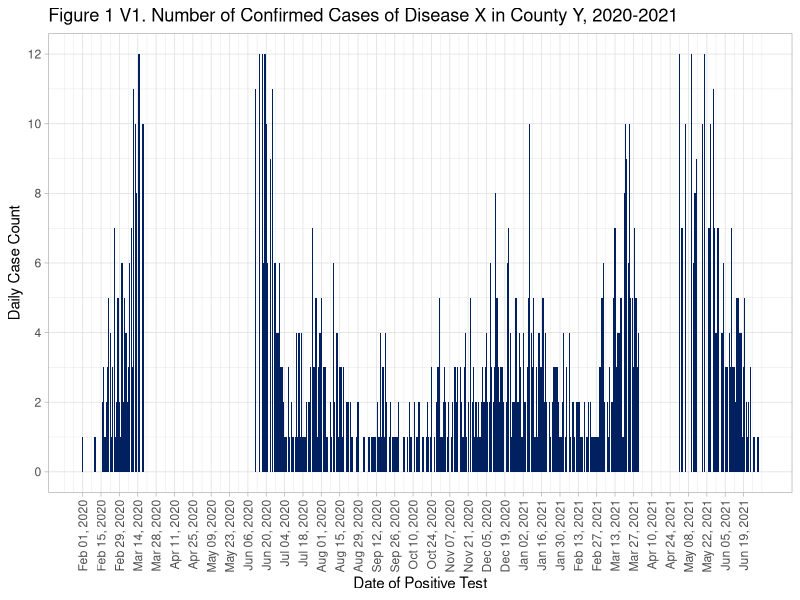

Write R code to recreate this figure. (Note: this script raises an error after producing the figure.)
## ---- chunk 1
knitr::opts_chunk$set(echo = TRUE)
# install.packages(c("readxl", "dlpyr", "ggplot2"))
library(readxl)     
library(dplyr)     
library(tidyr)
library(lubridate)
library(ggplot2)   
library(knitr)
library(stringr)
library(RColorBrewer)
## ---- chunk 2
dataB <- read_excel(here::here("data", "Dataset_B.xlsx"))
## ---- chunk 3
glimpse(dataB)

head(dataB, n=10)

lapply(dataB, function(x) {
  if (is.numeric(x)) return(summary(x))
  if (is.factor(x)) return(table(x))
  if (is.character(x)) return(table(x))
  if (inherits(x, "POSIXct") || inherits(x, "POSIXt")) {return(summary(x))}
})
## ---- chunk 4
dataB <- dataB %>%
  mutate(age = as.numeric(difftime(pos_sampledt, case_dob, units = "days")) %/% 365.25,
    age_group = as.factor(cut(age, 
       breaks = c(seq(0, 70, by = 10), Inf),  
       right = FALSE,  
       labels = c(paste(seq(0, 60, by = 10), seq(9, 69, by = 10), sep = "-"), "70+"),
       include.lowest = TRUE)),
    race_cat = as.factor(case_when(
        case_race == "AMERICAN INDIAN/ALASKA NATIVE" ~ "American Indian/Alaska Native",
        case_race == "ASIAN" ~ "Asian",
        case_race == "BLACK" ~ "Black",
        case_race == "NATIVE HAWAIIAN/PACIFIC ISLANDER" ~ "Native Hawaiian/Other Pacific Islander",
        case_race == "WHITE" ~ "White",
        case_race == "OTHER" ~ "Other",
        TRUE ~ "Unknown")))

# Check age variables
check <- dataB %>% select(pos_sampledt, case_dob, age, age_group)
head(check, n=10)

# Check race variable
dataB %>% count(case_race, race_cat) %>%  
  tidyr::pivot_wider(names_from = race_cat, values_from = n, values_fill = list(n = 0))

# Remove row with missing pos_sampledt value
dataB <- dataB %>% filter(!is.na(pos_sampledt))
## ---- chunk 5
dataB_cases_per_day <- dataB %>%
  group_by(pos_sampledt) %>%
  summarise(cases = n()) %>%
  mutate(pos_sampledt=as.Date(pos_sampledt)) 

# Check results
head(dataB_cases_per_day, n=10)
## ---- chunk 6
# Check to make sure there are no NAs 
table(is.na(dataB_cases_per_day$pos_sampledt))

# Now to get the date range 
range(dataB_cases_per_day$pos_sampledt, na.rm = TRUE)

# And range of values for the cases
range(dataB_cases_per_day$cases)
## ---- chunk 7
# Dataset of all dates in the range we have
all_dates <- data.frame(daterange = seq(as.Date("2020-02-01"), as.Date("2021-06-30"), by = "day"))

# Merge with our data and insert 0's if no cases 
dataB_cases_per_day_rev <- merge(x=all_dates, 
                                 y=dataB_cases_per_day, 
                                 by.x = "daterange", 
                                 by.y="pos_sampledt", 
                                 all.x=T) %>%
  mutate(cases = replace_na(cases, 0)) %>%
  mutate(cumulative_case_count = cumsum(cases))

# Check result (using n=20 here because there are lots of zeros)
head(dataB_cases_per_day_rev, n=20)
## ---- chunk 8
# Provide start and end dates to force plot boundaries
start_date <- as.Date("2020-02-01")  
end_date <- as.Date("2021-06-30")   

# Daily plot
fig1a <- ggplot(dataB_cases_per_day_rev, aes(x = daterange, y = cases)) +
  geom_col(fill = "#002060") +
  labs(title = "Figure 1 V1. Number of Confirmed Cases of Disease X in County Y, 2020-2021",
       x = "Date of Positive Test",
       y = "Daily Case Count") +
  scale_x_date(date_labels = "%b %d, %Y", 
               breaks = seq(start_date, end_date, by="2 weeks")) +
  scale_y_continuous(
    limits = c(0, 12),  
     breaks = seq(0, 12, by = 2)) +
  theme_light() +  
  theme(axis.text.x = element_text(angle = 90, hjust = 1, vjust = 0.5))

# Save plot as png image 
ggsave("output\\Figure 1 V1 Dataset B.png", plot = fig1a, width = 10, height = 8, dpi = 500)

# Print image here
knitr::include_graphics("output\\Figure 1 V1 Dataset B.png")
## ---- chunk 9
# Plot
fig1b <- ggplot(dataB_cases_per_day_rev, aes(x = daterange)) +
  geom_col(aes(y=cases, fill = "Daily Cases"), show.legend = TRUE) +
  geom_line(aes(y = cumulative_case_count * (65/5500), color = "Cumulative Cases"), linewidth = 1) +
  labs(title = "Figure 1 V2. Number of Confirmed Cases of Disease X in County Y, 2020-2021",
       x = "Date of Positive Test",
       y = "Daily Case Count") +
  scale_x_date(date_labels = "%b %d, %Y", 
               breaks = seq(start_date, end_date, by="2 weeks")) +
  scale_y_continuous(
    limits = c(0, 65),
    breaks = seq(0, 65, by = 5),
    sec.axis = sec_axis(~ .*(5500/65), name = "Cumulative Case Count", breaks = seq(0, 3000, by = 500))) +
  scale_fill_manual(values = "#002060", labels = "Daily Cases") +  
  scale_color_manual(values = "#00AC45", labels = "Cumulative Cases") +  
  theme_light() +  
  theme(axis.text.x = element_text(angle = 90, hjust = 1, vjust = 0.5),
        legend.position = "bottom",
        legend.title = element_blank()) +
  guides(color = guide_legend(override.aes = list(fill = NA, shape = NA)),
         fill = guide_legend(override.aes = list(color = NA)))

# Save plot as png image 
ggsave("output\\Figure 1 V2 Dataset B.png", plot = fig1b, width = 10, height = 8, dpi = 500)

# Print image here
knitr::include_graphics("output\\Figure 1 V2 Dataset B.png")
## ---- chunk 10
dataB_cases_per_month <- dataB %>%
  mutate(month = as.Date(cut(pos_sampledt, "month"))) %>%
  group_by(month) %>%
  summarise(cases = n())

# Check results
head(dataB_cases_per_month, n=10)
## ---- chunk 11
# Check to make sure there are no NAs 
table(is.na(dataB_cases_per_month$month))

# Now to get the date range 
range(dataB_cases_per_month$month, na.rm = TRUE)

# And range of values for the cases
range(dataB_cases_per_month$cases)
## ---- chunk 12
# Function to help with some custom labels for our x axis
custom_labels <- function(dates) {
  months <- format(dates, "%b") 
  years <- format(dates, "%Y")    
  labels <- ifelse(duplicated(years), months, paste(months, years, sep = "\n"))
  return(labels)
}

# Plot
fig2 <- ggplot(dataB_cases_per_month, aes(x = month, y = cases)) +
  geom_col(fill = "#002060") +
  geom_text(aes(label = cases), vjust = 1.5, color = "white", size=2.5, fontface="bold") +
  labs(title = "Figure 2. Monthly Confirmed Cases of Disease X in County Y, 2020-2021",
       x = "Date of Positive Test",
       y = "Confirmed Cases") +
  scale_x_date(labels = custom_labels, breaks = seq(start_date, end_date, by = "1 month")) +
  theme_light()

# Save plot as png image 
ggsave("output\\Figure 2 Dataset B.png", plot = fig2, width = 10, height = 8, dpi = 500)

# Print image here
knitr::include_graphics("output\\Figure 2 Dataset B.png")
## ---- chunk 13
# Create breaks by week
breaks_by_week <- seq.Date(
  from = floor_date(min(as.Date(dataB$pos_sampledt, na.rm=T)),   "week", week_start = 1), 
  to   = ceiling_date(max(as.Date(dataB$pos_sampledt, na.rm=T)), "week", week_start = 1), 
  by   = "week")

# Plot 
fig3 <- ggplot(dataB) + 
  geom_histogram(
    mapping = aes(
      x = as.Date(pos_sampledt),
      group = race_cat,
      fill = race_cat),
    color = "black",
    breaks = breaks_by_week,
    closed = "left") +
  scale_x_date(
    expand = c(0,0),          
    date_breaks = "2 months",      
    date_minor_breaks = "1 month",       
    label = scales::label_date_short()) + 
  scale_y_continuous(expand = c(0,0)) +
  scale_fill_brewer(palette = "Paired", name = "Race") + 
  theme_light() +
  theme(plot.caption = element_text(face = "italic", hjust = 0), 
        axis.title = element_text(face = "bold"),
        legend.position = "bottom",
        strip.text = element_text(face = "bold", size = 10),
        strip.background = element_rect(fill = "grey")) + 
  labs(title = "Figure 3. Number of Confirmed Cases of Disease X in County Y, 2020-2021",
       subtitle = "Weekly cases by race",
       fill = "Race",
       x = "Week of diagnosis",
       y = "Weekly cases reported",
       caption  = stringr::str_glue("n = {nrow(dataB)} Cases from {format(min(dataB$pos_sampledt, na.rm=T), format = '%a %d %b %Y')} to {format(max(dataB$pos_sampledt, na.rm=T), format = '%a %d %b %Y')}\n{nrow(dataB %>% filter(is.na(pos_sampledt)))} cases missing diagnosis date"))

# Save plot as png image 
ggsave("output\\Figure 3 Dataset B.png", plot = fig3, width = 10, height = 8, dpi = 500)

# Print image here
knitr::include_graphics("output\\Figure 3 Dataset B.png")
## ---- chunk 14
# Get rid of records without age
dataB_rev <- dataB %>% filter(!is.na(age_group))

# Labels for facets
my_labels <- as_labeller(c(
     "0-9"   = "Ages 0-9",
     "10-19" = "Ages 10-19",
     "20-29" = "Ages 20-29",
     "30-39" = "Ages 30-39",
     "40-49" = "Ages 40-49",
     "50-59" = "Ages 50-59",
     "60-69" = "Ages 60-69",
     "70+"   = "Age 70+"))

# Create breaks by week 
breaks_by_week <- seq.Date(
  from = floor_date(min(as.Date(dataB_rev$pos_sampledt, na.rm=T)),   "week", week_start = 1), 
  to   = ceiling_date(max(as.Date(dataB_rev$pos_sampledt, na.rm=T)), "week", week_start = 1), 
  by   = "week")

# Plot 
fig4 <- ggplot(dataB_rev) + 
  geom_histogram(
    mapping = aes(
      x = as.Date(pos_sampledt),
      group = age_group,
      fill = age_group),
    color = "black",
    breaks = breaks_by_week,
    closed = "left") +
  #gghighlight::gghighlight() +
  scale_x_date(
    expand = c(0,0),          
    date_breaks = "2 months",      
    date_minor_breaks = "1 month",       
    label = scales::label_date_short()) + 
  scale_y_continuous(expand = c(0,0)) +
  scale_fill_brewer(palette = "Paired", name = "age_group") + 
  theme_light() +
  theme(plot.caption = element_text(face = "italic", hjust = 0), 
        axis.title = element_text(face = "bold"),
        legend.position = "none",
        strip.text = element_text(face = "bold", size = 10),
        strip.background = element_rect(fill = "darkgray")) + 
   facet_wrap(~age_group,                          
              ncol = 4,                         
              strip.position = "top",
              labeller = my_labels) +   
  labs(title = "Figure 4. Number of Confirmed Cases of Disease X in County Y, 2020-2021",
       subtitle = "Weekly cases by age group",
       fill = "Age Group",
       x = "Week of diagnosis",
       y = "Weekly cases reported")

# Save plot as png image 
ggsave("output\\Figure 4 Dataset B.png", plot = fig4, width = 14, height = 10, dpi = 500)

# Print image here
knitr::include_graphics("output\\Figure 4 Dataset B.png")
